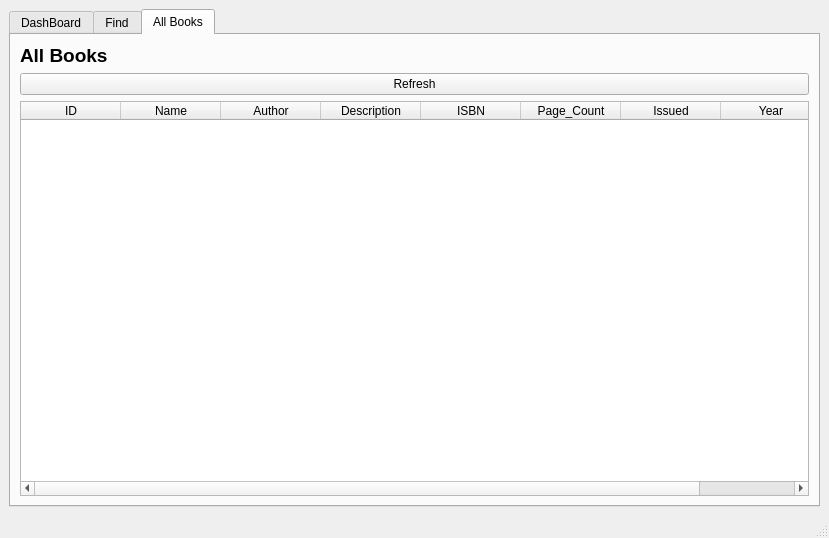
<?xml version="1.0" encoding="UTF-8"?>
<ui version="4.0">
 <class>MainWindow</class>
 <widget class="QMainWindow" name="MainWindow">
  <property name="geometry">
   <rect>
    <x>0</x>
    <y>0</y>
    <width>829</width>
    <height>538</height>
   </rect>
  </property>
  <property name="windowTitle">
   <string>MainWindow</string>
  </property>
  <widget class="QWidget" name="centralwidget">
   <layout class="QVBoxLayout" name="verticalLayout_3">
    <item>
     <widget class="QTabWidget" name="tabWidget">
      <property name="currentIndex">
       <number>2</number>
      </property>
      <widget class="QWidget" name="dashboard_tab">
       <attribute name="title">
        <string>DashBoard</string>
       </attribute>
       <layout class="QVBoxLayout" name="verticalLayout_2">
        <item>
         <widget class="QLabel" name="label_9">
          <property name="font">
           <font>
            <pointsize>14</pointsize>
            <weight>75</weight>
            <bold>true</bold>
           </font>
          </property>
          <property name="text">
           <string>Actions</string>
          </property>
         </widget>
        </item>
        <item>
         <widget class="QPushButton" name="pushButton_3">
          <property name="text">
           <string>New Book</string>
          </property>
         </widget>
        </item>
        <item>
         <widget class="QLabel" name="label_10">
          <property name="font">
           <font>
            <pointsize>14</pointsize>
            <weight>75</weight>
            <bold>true</bold>
           </font>
          </property>
          <property name="text">
           <string>Books</string>
          </property>
         </widget>
        </item>
        <item>
         <layout class="QHBoxLayout" name="horizontalLayout_7">
          <item>
           <layout class="QVBoxLayout" name="verticalLayout_19">
            <item>
             <widget class="QLabel" name="label_11">
              <property name="font">
               <font>
                <pointsize>14</pointsize>
                <weight>75</weight>
                <bold>true</bold>
               </font>
              </property>
              <property name="text">
               <string>Issued Books</string>
              </property>
             </widget>
            </item>
            <item>
             <layout class="QHBoxLayout" name="horizontalLayout_8">
              <item>
               <widget class="QTableWidget" name="issued_books_table_5">
                <property name="columnCount">
                 <number>8</number>
                </property>
                <column>
                 <property name="text">
                  <string>ID</string>
                 </property>
                </column>
                <column>
                 <property name="text">
                  <string>Name</string>
                 </property>
                </column>
                <column>
                 <property name="text">
                  <string>Author</string>
                 </property>
                </column>
                <column>
                 <property name="text">
                  <string>Description</string>
                 </property>
                </column>
                <column>
                 <property name="text">
                  <string>ISBN</string>
                 </property>
                </column>
                <column>
                 <property name="text">
                  <string>Page_Count</string>
                 </property>
                </column>
                <column>
                 <property name="text">
                  <string>Year</string>
                 </property>
                </column>
                <column>
                 <property name="text">
                  <string>Issued</string>
                 </property>
                </column>
               </widget>
              </item>
              <item>
               <layout class="QVBoxLayout" name="verticalLayout_20">
                <item>
                 <layout class="QVBoxLayout" name="verticalLayout_21">
                  <item>
                   <widget class="QPushButton" name="delete_issued_3">
                    <property name="text">
                     <string>Delete</string>
                    </property>
                   </widget>
                  </item>
                  <item>
                   <widget class="QPushButton" name="edit_issued_3">
                    <property name="text">
                     <string>Edit</string>
                    </property>
                   </widget>
                  </item>
                  <item>
                   <widget class="QPushButton" name="refresh_issued_3">
                    <property name="text">
                     <string>Refresh</string>
                    </property>
                   </widget>
                  </item>
                 </layout>
                </item>
                <item>
                 <spacer name="verticalSpacer_5">
                  <property name="orientation">
                   <enum>Qt::Vertical</enum>
                  </property>
                  <property name="sizeHint" stdset="0">
                   <size>
                    <width>20</width>
                    <height>40</height>
                   </size>
                  </property>
                 </spacer>
                </item>
               </layout>
              </item>
             </layout>
            </item>
           </layout>
          </item>
          <item>
           <layout class="QVBoxLayout" name="verticalLayout_22">
            <item>
             <widget class="QLabel" name="label_12">
              <property name="font">
               <font>
                <pointsize>14</pointsize>
                <weight>75</weight>
                <bold>true</bold>
               </font>
              </property>
              <property name="text">
               <string>Available books</string>
              </property>
             </widget>
            </item>
            <item>
             <layout class="QHBoxLayout" name="horizontalLayout_9">
              <item>
               <widget class="QTableWidget" name="issued_books_table_6">
                <property name="columnCount">
                 <number>8</number>
                </property>
                <column>
                 <property name="text">
                  <string>ID</string>
                 </property>
                </column>
                <column>
                 <property name="text">
                  <string>Name</string>
                 </property>
                </column>
                <column>
                 <property name="text">
                  <string>Author</string>
                 </property>
                </column>
                <column>
                 <property name="text">
                  <string>Description</string>
                 </property>
                </column>
                <column>
                 <property name="text">
                  <string>ISBN</string>
                 </property>
                </column>
                <column>
                 <property name="text">
                  <string>Page_Count</string>
                 </property>
                </column>
                <column>
                 <property name="text">
                  <string>Year</string>
                 </property>
                </column>
                <column>
                 <property name="text">
                  <string>Issued</string>
                 </property>
                </column>
               </widget>
              </item>
              <item>
               <layout class="QVBoxLayout" name="verticalLayout_23">
                <item>
                 <layout class="QVBoxLayout" name="verticalLayout_24">
                  <item>
                   <widget class="QPushButton" name="delete_unissued_3">
                    <property name="text">
                     <string>Delete</string>
                    </property>
                   </widget>
                  </item>
                  <item>
                   <widget class="QPushButton" name="edit_unissued_3">
                    <property name="text">
                     <string>Edit</string>
                    </property>
                   </widget>
                  </item>
                  <item>
                   <widget class="QPushButton" name="refresh_unissued_3">
                    <property name="text">
                     <string>Refresh</string>
                    </property>
                   </widget>
                  </item>
                 </layout>
                </item>
                <item>
                 <spacer name="verticalSpacer_6">
                  <property name="orientation">
                   <enum>Qt::Vertical</enum>
                  </property>
                  <property name="sizeHint" stdset="0">
                   <size>
                    <width>20</width>
                    <height>40</height>
                   </size>
                  </property>
                 </spacer>
                </item>
               </layout>
              </item>
             </layout>
            </item>
           </layout>
          </item>
         </layout>
        </item>
       </layout>
      </widget>
      <widget class="QWidget" name="find_tab">
       <attribute name="title">
        <string>Find</string>
       </attribute>
       <layout class="QVBoxLayout" name="verticalLayout_4">
        <item>
         <layout class="QVBoxLayout" name="verticalLayout">
          <item>
           <layout class="QHBoxLayout" name="horizontalLayout">
            <item>
             <widget class="QLabel" name="label">
              <property name="font">
               <font>
                <pointsize>16</pointsize>
                <weight>75</weight>
                <bold>true</bold>
               </font>
              </property>
              <property name="text">
               <string>Search By ID</string>
              </property>
             </widget>
            </item>
            <item>
             <widget class="QLineEdit" name="search_input"/>
            </item>
            <item>
             <widget class="QPushButton" name="search_button">
              <property name="text">
               <string>Search</string>
              </property>
             </widget>
            </item>
           </layout>
          </item>
          <item>
           <widget class="QTableWidget" name="search_table">
            <property name="columnCount">
             <number>8</number>
            </property>
            <column>
             <property name="text">
              <string>ID</string>
             </property>
            </column>
            <column>
             <property name="text">
              <string>Name</string>
             </property>
            </column>
            <column>
             <property name="text">
              <string>Author</string>
             </property>
            </column>
            <column>
             <property name="text">
              <string>Description</string>
             </property>
            </column>
            <column>
             <property name="text">
              <string>ISBN</string>
             </property>
            </column>
            <column>
             <property name="text">
              <string>Page_Count</string>
             </property>
            </column>
            <column>
             <property name="text">
              <string>Issued</string>
             </property>
            </column>
            <column>
             <property name="text">
              <string>Year</string>
             </property>
            </column>
           </widget>
          </item>
         </layout>
        </item>
       </layout>
      </widget>
      <widget class="QWidget" name="all_book_tab">
       <attribute name="title">
        <string>All Books</string>
       </attribute>
       <layout class="QVBoxLayout" name="verticalLayout_5">
        <item>
         <widget class="QLabel" name="label_2">
          <property name="font">
           <font>
            <pointsize>14</pointsize>
            <weight>75</weight>
            <bold>true</bold>
           </font>
          </property>
          <property name="text">
           <string>All Books</string>
          </property>
         </widget>
        </item>
        <item>
         <widget class="QPushButton" name="refresh_books">
          <property name="text">
           <string>Refresh</string>
          </property>
         </widget>
        </item>
        <item>
         <widget class="QTableWidget" name="all_books">
          <property name="columnCount">
           <number>8</number>
          </property>
          <column>
           <property name="text">
            <string>ID</string>
           </property>
          </column>
          <column>
           <property name="text">
            <string>Name</string>
           </property>
          </column>
          <column>
           <property name="text">
            <string>Author</string>
           </property>
          </column>
          <column>
           <property name="text">
            <string>Description</string>
           </property>
          </column>
          <column>
           <property name="text">
            <string>ISBN</string>
           </property>
          </column>
          <column>
           <property name="text">
            <string>Page_Count</string>
           </property>
          </column>
          <column>
           <property name="text">
            <string>Issued</string>
           </property>
          </column>
          <column>
           <property name="text">
            <string>Year</string>
           </property>
          </column>
         </widget>
        </item>
       </layout>
      </widget>
     </widget>
    </item>
   </layout>
  </widget>
  <widget class="QMenuBar" name="menubar">
   <property name="geometry">
    <rect>
     <x>0</x>
     <y>0</y>
     <width>829</width>
     <height>21</height>
    </rect>
   </property>
  </widget>
  <widget class="QStatusBar" name="statusbar"/>
 </widget>
 <resources/>
 <connections/>
</ui>
